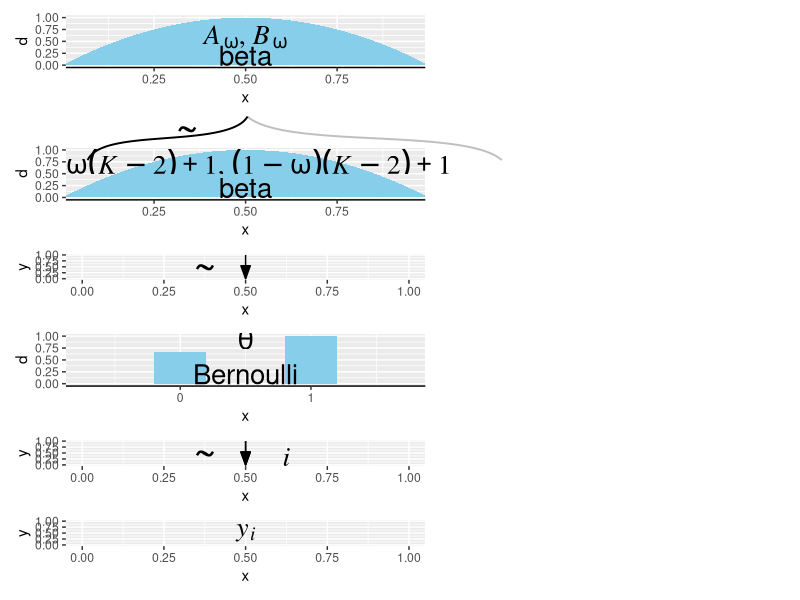

Reproduce this figure in R.
# Figure 9.1.R
# Source: https://solomonkurz.netlify.app/post/2020-03-09-make-model-diagrams-kruschke-style/
# John Kruschke, November 2015.
# Kruschke, J. K. (2015). Doing Bayesian Data Analysis, Second Edition: 
# A Tutorial with R, JAGS, and Stan. Academic Press / Elsevier.

# Optional generic preliminaries:
graphics.off() # This closes all of R's graphics windows.
rm(list=ls())  # Careful! This clears all of R's memory!

library(tidyverse)
library(patchwork)
library(ggforce)

p1 <-
  tibble(x = seq(from = .01, to = .99, by = .01),
         d = (dbeta(x, 2, 2)) / max(dbeta(x, 2, 2))) %>% 
  ggplot(aes(x = x, y = d)) +
  geom_area(fill = "skyblue", size = 0) +
  annotate(geom = "text",
           x = .5, y = .2,
           label = "beta",
           size = 7) +
  annotate(geom = "text",
           x = .5, y = .6,
           label = "italic(A[omega])*', '*italic(B[omega])", 
           size = 7, family = "Times", parse = TRUE) +
  scale_x_continuous(expand = c(0, 0)) +
  theme(axis.line.x = element_line(size = 0.5))

p2 <-
  tibble(x = c(.5, .475, .26, .08, .06,
               .5, .55, .85, 1.15, 1.2),
         y = c(1, .7, .6, .5, .2,
               1, .7, .6, .5, .2),
         line = rep(letters[2:1], each = 5)) %>% 
  
  ggplot(aes(x = x, y = y)) +
  geom_bspline(aes(color = line),
               size = 2/3, show.legend = F) + 
  annotate(geom = "text",
           x = 0, y = .125,
           label = "omega(italic(K)-2)+1*', '*(1-omega)(italic(K)-2)+1",
           size = 7, parse = T, family = "Times", hjust = 0) +
  annotate(geom = "text",
           x = 1/3, y = .7,
           label = "'~'",
           size = 10, parse = T, family = "Times") +
  scale_color_manual(values = c("grey75", "black")) +
  scale_x_continuous(expand = c(0, 0), limits = c(0, 2)) +
  ylim(0, 1) +
  theme_void()

# another beta density
p3 <-
  tibble(x = seq(from = .01, to = .99, by = .01),
         d = (dbeta(x, 2, 2)) / max(dbeta(x, 2, 2))) %>% 
  ggplot(aes(x = x, y = d)) +
  geom_area(fill = "skyblue", size = 0) +
  annotate(geom = "text",
           x = .5, y = .2,
           label = "beta",
           size = 7) +
  scale_x_continuous(expand = c(0, 0)) +
  theme(axis.line.x = element_line(size = 0.5))

## an annotated arrow
# save our custom arrow settings
my_arrow <- arrow(angle = 20, length = unit(0.35, "cm"), type = "closed")
p4 <-
  tibble(x    = .5,
         y    = 1,
         xend = .5,
         yend = 0) %>%
  
  ggplot(aes(x = x, xend = xend,
             y = y, yend = yend)) +
  geom_segment(arrow = my_arrow) +
  annotate(geom = "text",
           x = .375, y = 1/3,
           label = "'~'",
           size = 10, family = "Times", parse = T) +
  xlim(0, 1)

# bar plot of Bernoulli data
p5 <-
  tibble(x = 0:1,
         d = (dbinom(x, size = 1, prob = .6)) / max(dbinom(x, size = 1, prob = .6))) %>% 
  
  ggplot(aes(x = x, y = d)) +
  geom_col(fill = "skyblue", width = .4) +
  annotate(geom = "text",
           x = .5, y = .2,
           label = "Bernoulli",
           size = 7) +
  annotate(geom = "text",
           x = .5, y = .94,
           label = "theta", 
           size = 7, family = "Times", parse = T) +
  xlim(-.75, 1.75) +
  theme(axis.line.x = element_line(size = 0.5))

# another annotated arrow
p6 <-
  tibble(x     = c(.375, .625),
         y     = c(1/3, 1/3),
         label = c("'~'", "italic(i)")) %>% 
  
  ggplot(aes(x = x, y = y, label = label)) +
  geom_text(size = c(10, 7), parse = T, family = "Times") +
  geom_segment(x = .5, xend = .5,
               y = 1, yend = 0,
               arrow = my_arrow) +
  xlim(0, 1)

# some text
p7 <-
  tibble(x     = .5,
         y     = .5,
         label = "italic(y[i])") %>% 
  
  ggplot(aes(x = x, y = y, label = label)) +
  geom_text(size = 7, parse = T, family = "Times") +
  xlim(0, 1)

layout <- c(
  area(t = 1, b = 2, l = 1, r = 1),
  area(t = 4, b = 5, l = 1, r = 1),
  area(t = 3, b = 4, l = 1, r = 2),
  area(t = 6, b = 6, l = 1, r = 1),
  area(t = 7, b = 8, l = 1, r = 1),
  area(t = 9, b = 9, l = 1, r = 1),
  area(t = 10, b = 10, l = 1, r = 1)
)

(p1 + p3 + p2 + p4 + p5 + p6 + p7) + 
  plot_layout(design = layout) &
  ylim(0, 1)
